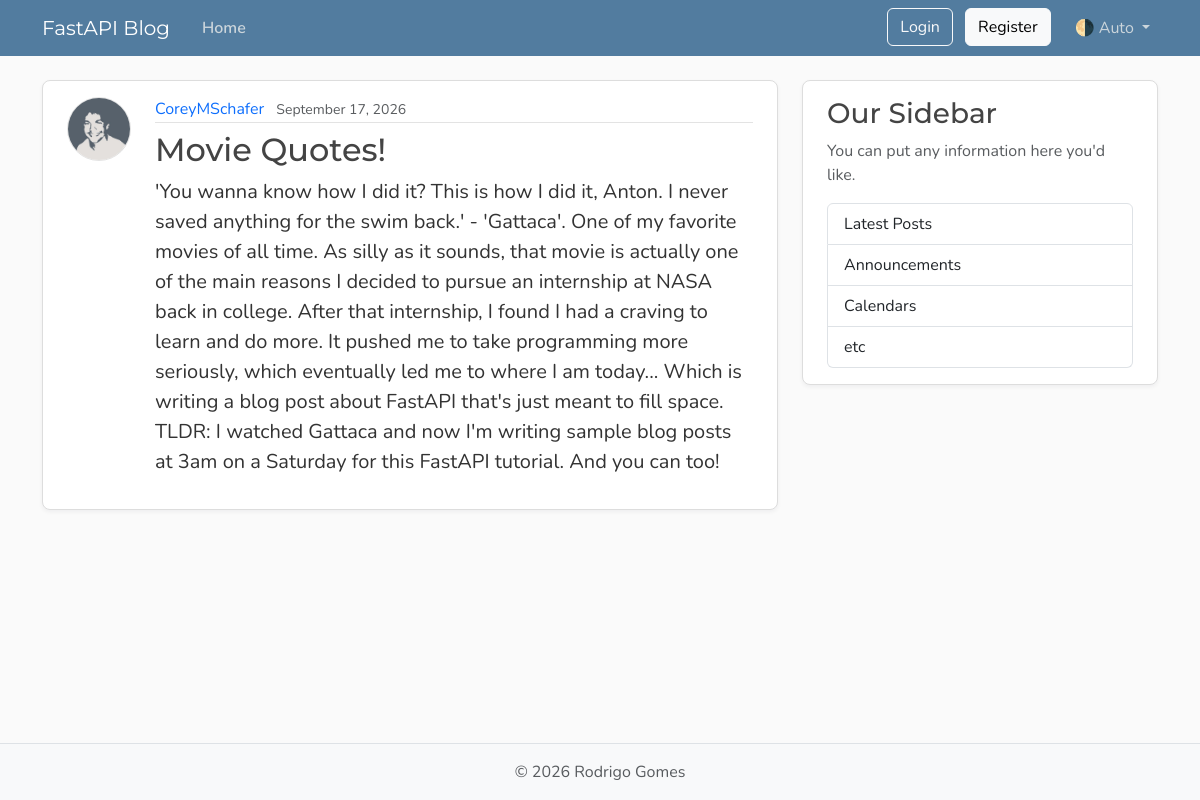
The page /posts/2 on the database its author committed.
### models.py (models this page shows, shortened)
class User(Base):
    __tablename__ = "users"
    id: Mapped[int] = mapped_column(Integer, primary_key=True, index=True)
    username: Mapped[str] = mapped_column(String(50), unique=True, nullable=False)
    email: Mapped[str] = mapped_column(String(120), unique=True, nullable=False)
    password_hash: Mapped[str] = mapped_column(String(200), nullable=False)
    image_file: Mapped[str | None] = mapped_column(
        String(200),
        nullable=True,
        default=None,
    )
    posts: Mapped[list[Post]] = relationship(
        back_populates="author",
        cascade="all, delete-orphan",
    )

class Post(Base):
    __tablename__ = "posts"
    id: Mapped[int] = mapped_column(Integer, primary_key=True, index=True)
    title: Mapped[str] = mapped_column(String(100), nullable=False)
    content: Mapped[str] = mapped_column(Text, nullable=False)
    user_id: Mapped[int] = mapped_column(
        ForeignKey("users.id"),
        nullable=False,
        index=True,
    )
    date_posted: Mapped[datetime] = mapped_column(
        DateTime(timezone=True),
        default=lambda: datetime.now(UTC),
    )
    author: Mapped[User] = relationship(back_populates="posts")

### main.py (the view)
@app.get("/posts/{post_id}", include_in_schema=False)
async def post_page(
    request: Request,
    post_id: int,
    db: Annotated[AsyncSession, Depends(get_db)],
):
    result = await db.execute(
        select(models.Post)
        .options(selectinload(models.Post.author))
        .where(models.Post.id == post_id),
    )
    post = result.scalars().first()
    if post:
        title = post.title[:50]
        return templates.TemplateResponse(
            request,
            "post.html",
            {"post": post, "title": title},
        )
    raise HTTPException(status_code=status.HTTP_404_NOT_FOUND, detail="Post not found")

### templates/post.html (shortened to what this page needs)
{% extends "layout.html" %}
{% block content %}
    <article class="content-section py-3 px-4 mb-4">
        <div class="d-flex align-items-start gap-4">
            <img class="rounded-circle article-img flex-shrink-0"
                 src="{{ post.author.image_path }}"
                 alt="{{ post.author.username }}'s profile picture"
                 width="64"
                 height="64"
                 loading="lazy">
            <div class="flex-grow-1">
                <div class="article-metadata mb-2">
                    <a class="me-2"
                       href="{{ url_for("user_posts", user_id=post.author.id) }}">{{ post.author.username }}</a>
                    <small class="text-body-secondary">{{ post.date_posted.strftime("%B %d, %Y") }}</small>
                </div>
                <h2 class="article-title">{{ post.title }}</h2>
                <p class="article-content">{{ post.content }}</p>
            </div>
        </div>
    </article>
{% endblock content %}

### templates/layout.html (shortened to what this page needs)
<!DOCTYPE html>
<html lang="en">
    <head>
        <link href="https://cdn.jsdelivr.net/npm/bootstrap@5.3.8/dist/css/bootstrap.min.css"
              rel="stylesheet"
>
        <link rel="stylesheet"
              type="text/css"
              href="{{ url_for("static", path='css/main.css') }}">
    </head>
    <body class="d-flex flex-column min-vh-100">
        <header class="site-header">
            <nav class="navbar navbar-expand-md bg-steel fixed-top"
                 data-bs-theme="dark">
                <div class="container">
                    <a class="navbar-brand me-4" href="{{ url_for("home") }}">FastAPI Blog</a>
                    <div class="collapse navbar-collapse" id="navbarToggle">
                        <div class="navbar-nav me-auto">
                            <a class="nav-link active"
                               aria-current="page"
                               href="{{ url_for("home") }}">Home</a>
                        </div>
                        <div class="navbar-nav">
                            <div id="loggedOutNav">
                                <a class="btn btn-outline-light mb-2 mb-md-0 me-md-2"
                                   href="{{ url_for("login_page") }}">Login</a>
                                <a class="btn btn-light mb-2 mb-md-0 me-md-3"
                                   href="{{ url_for("register_page") }}">Register</a>
                            </div>
                            <div class="nav-item dropdown">
                                <a class="nav-link dropdown-toggle"
                                   href="#"
                                   role="button"
                                   id="bd-theme"
                                   data-bs-toggle="dropdown"
                                   aria-expanded="false">
                                    <span id="bd-theme-text">🌗 Auto</span>
                                </a>
                            </div>
                        </div>
                    </div>
                </div>
            </nav>
        </header>
        <main role="main" class="container">
            <div class="row">
                <div class="col-md-8">
                    {% block content %}
                    {% endblock content %}
                </div>
                <aside class="col-md-4">
                    <div class="content-section py-3 px-4 mb-4">
                        <h3>Our Sidebar</h3>
                        <p class="text-body-secondary">You can put any information here you'd like.</p>
                        <ul class="list-group">
                            <li class="list-group-item">Latest Posts</li>
                            <li class="list-group-item">Announcements</li>
                            <li class="list-group-item">Calendars</li>
                            <li class="list-group-item">etc</li>
                        </ul>
                    </div>
                </aside>
            </div>
        </main>
        <footer class="mt-auto py-3 bg-body-tertiary border-top">
            <div class="container text-center">
                <p class="text-body-secondary mb-0">
                    © <span id="year"></span> Rodrigo Gomes
                </p>
            </div>
        </footer>
    </body>
</html>

### static/css/main.css (style rules this page uses)
:root { --font-heading: "Montserrat", system-ui, -apple-system, BlinkMacSystemFont, sans-serif; --font-body: "Nunito", system-ui, -apple-system, BlinkMacSystemFont, sans-serif; --color-bg-body: #fafafa; --color-bg-content: #ffffff; --color-text-primary: #333333; --color-text-heading: #444444; --color-steel: #527c9f; --color-nav-link: #cbd5db; --color-nav-link-hover: #ffffff; --color-link-hover: #428bca; --color-border: #dddddd; --color-border-light: #e3e3e3; --spacing-xl: 5rem; --article-img-size: 4rem; --account-img-size: 7.813rem; }
body { font-family: var(--font-body); background: var(--color-bg-body); color: var(--color-text-primary); }
main { padding-top: var(--spacing-xl); }
h1, h2, h3, h4, h5, h6 { font-family: var(--font-heading); color: var(--color-text-heading); }
.navbar-brand { font-family: var(--font-heading); }
a { text-decoration: none; }
.bg-steel { background-color: var(--color-steel); }
.site-header .navbar-nav .nav-link { color: var(--color-nav-link); transition: color 0.2s ease-in-out; }
.site-header .navbar-nav .nav-link.active { font-weight: 600; }
.content-section { background: var(--color-bg-content); border: 1px solid var(--color-border); border-radius: 0.5rem; box-shadow: 0 2px 4px rgba(15, 23, 42, 0.05); transition: box-shadow 0.15s ease, transform 0.15s ease, border-color 0.15s ease; }
.article-title { color: var(--color-text-heading); transition: color 0.2s ease-in-out; }
.article-content { white-space: pre-line; font-size: 1.25rem; }
.article-img { height: var(--article-img-size); width: var(--article-img-size); flex-shrink: 0; object-fit: cover; border: 1px solid var(--color-border-light); box-shadow: 0 0 0 2px var(--color-bg-content); }
.article-metadata { padding-bottom: 0.063rem; border-bottom: 1px solid var(--color-border-light); }
.article-metadata a { transition: color 0.2s ease-in-out; }
[data-bs-theme="dark"] { --color-bg-body: #1a1a1a; --color-bg-content: #2d2d2d; --color-text-primary: #e0e0e0; --color-text-heading: #f0f0f0; --color-border: #404040; --color-border-light: #4a4a4a; }

### rows shown on the page
User: author.image_path (picture), author.username "CoreyMSchafer"
Post: date_posted "September 17, 2026", title "Movie Quotes!", content "'You wanna know how I did it? This is how I did it, Anton. I never saved anything for the swim back.' - 'Gattaca'. One of my favorite movies of all time. As silly as it sounds, that movie is actually one of the main reasons I decided to pursue an internship at NASA back in college. After that internship, I found I had a craving to learn and do more. It pushed me to take programming more seriously, which eventually led me to where I am today... Which is writing a blog post about FastAPI that's just meant to fill space. TLDR: I watched Gattaca and now I'm writing sample blog posts at 3am on a Saturday for this FastAPI tutorial. And you can too!"
